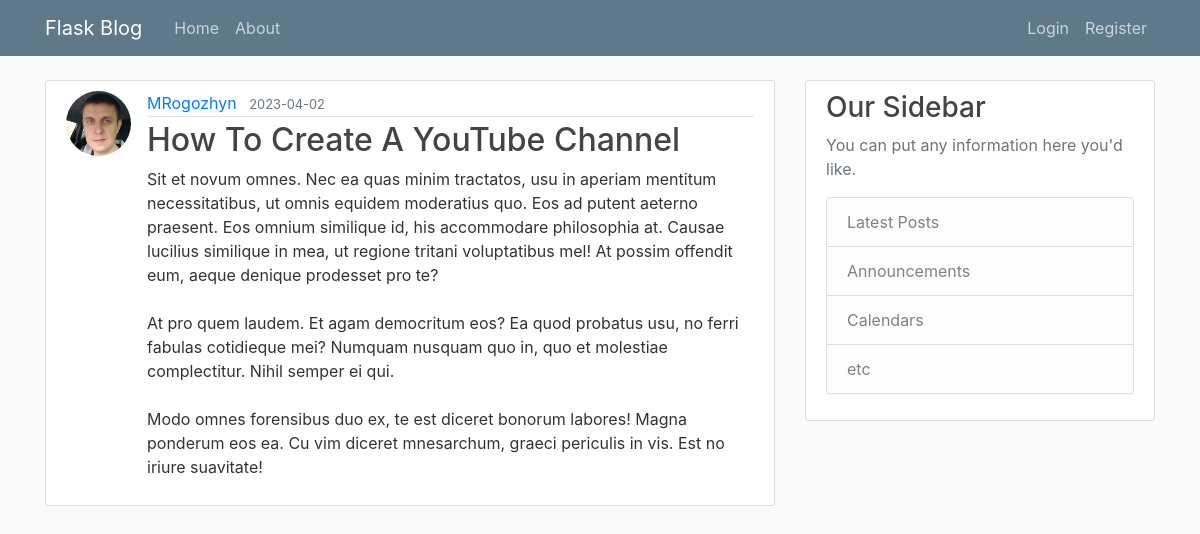
The app's page /post/21, older data.
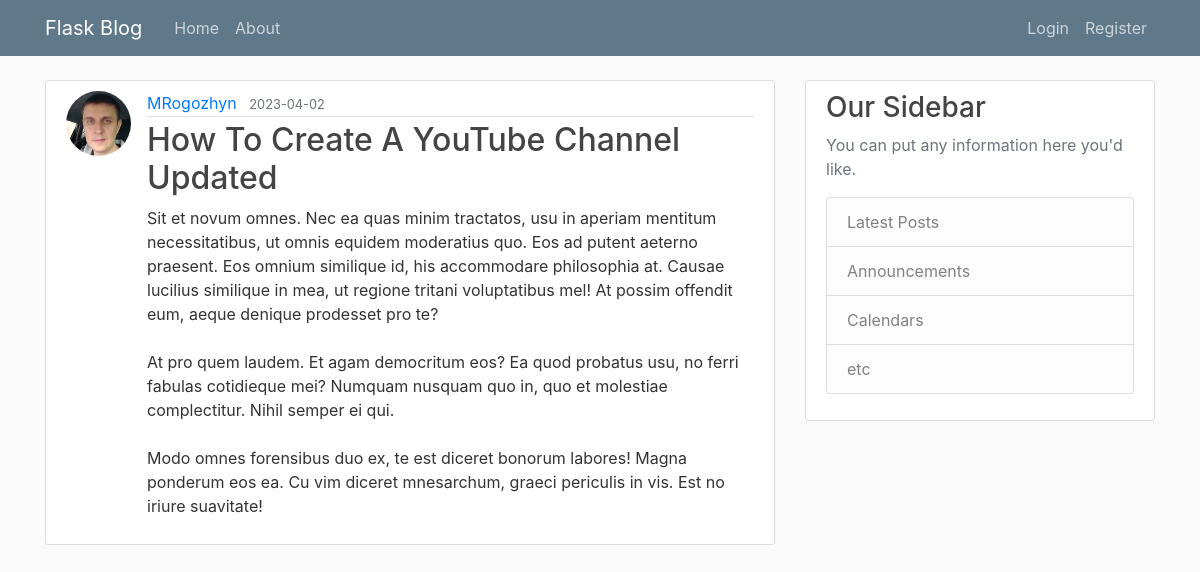
The same page, newer data.
### flaskblog/models.py (models this page shows, shortened)
class Post(db.Model):
    id = db.Column(db.Integer, primary_key=True)
    title = db.Column(db.String(100), nullable=False)
    date_posted = db.Column(db.DateTime, nullable=False, default=datetime.utcnow)
    content = db.Column(db.Text, nullable=False)
    user_id = db.Column(db.Integer, db.ForeignKey('user.id'), nullable=False)

### flaskblog/posts/routes.py (the view)
@posts.route("/post/<int:post_id>")
def post(post_id):
    post = Post.query.get_or_404(post_id)
    return render_template('post.html', post=post)

### flaskblog/templates/post.html (shortened to what this page needs)
{% extends "layout.html" %}
{% block content %}
  <article class="media content-section">
      <img class="rounded-circle article-img" src="{{ url_for('static', filename='profile_pict/' + post.author.image_file) }}">
    <div class="media-body">
      <div class="article-metadata">
       <a class="mr-2" href="{{ url_for('users.user_posts', username=post.author.username) }}">{{ post.author.username }}</a>
        <small class="text-muted">{{ post.date_posted.strftime('%Y-%m-%d') }}</small>
      </div>
      <h2 class="article-title">{{ post.title }}</h2>
      <p class="article-content">{{ post.content }}</p>
    </div>
  </article>
{% endblock content %}

Row changes from the older to the newer data that the page shows:
changed Post: title "How To Create A YouTube Channel" → "How To Create A YouTube Channel Updated"
